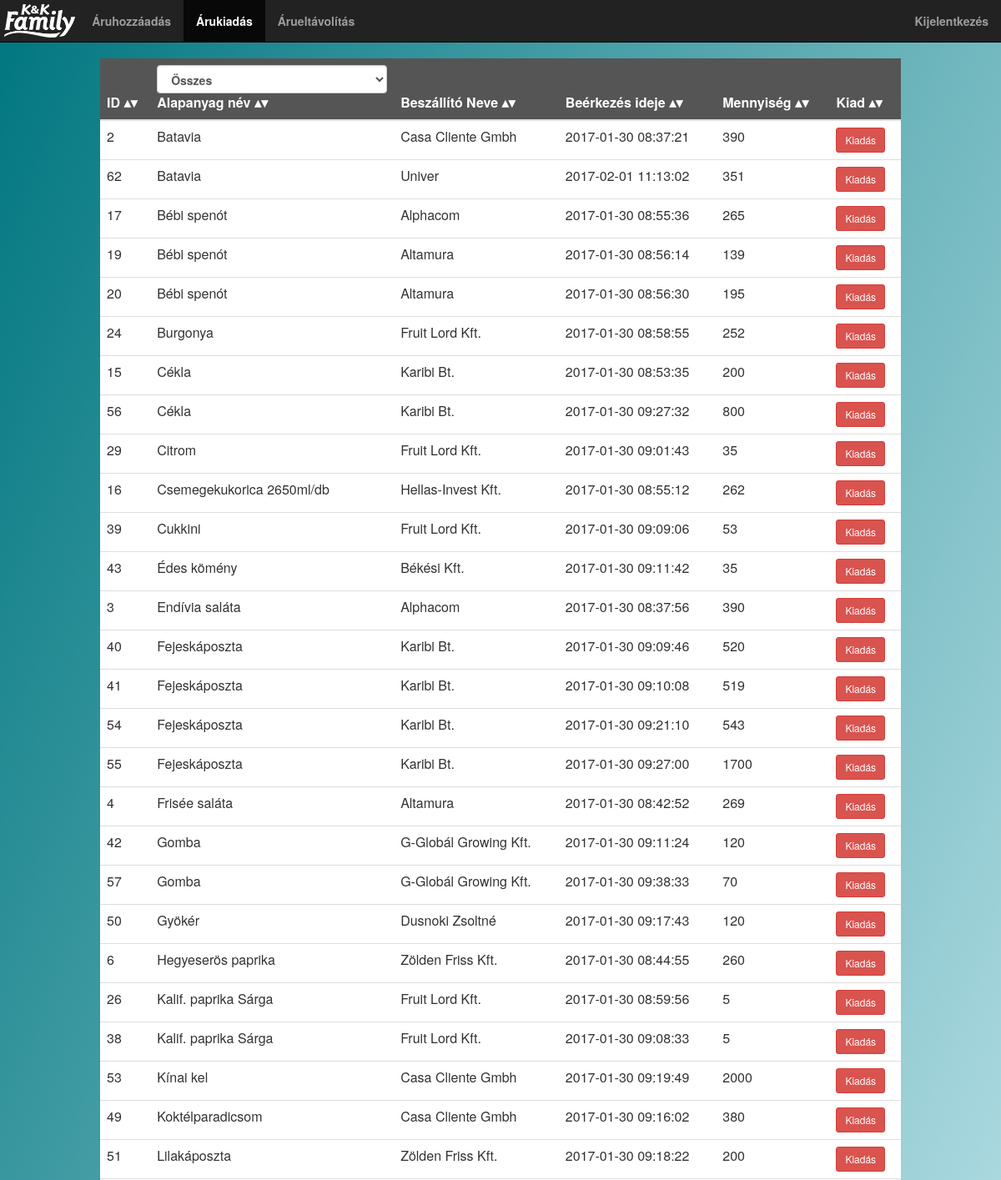
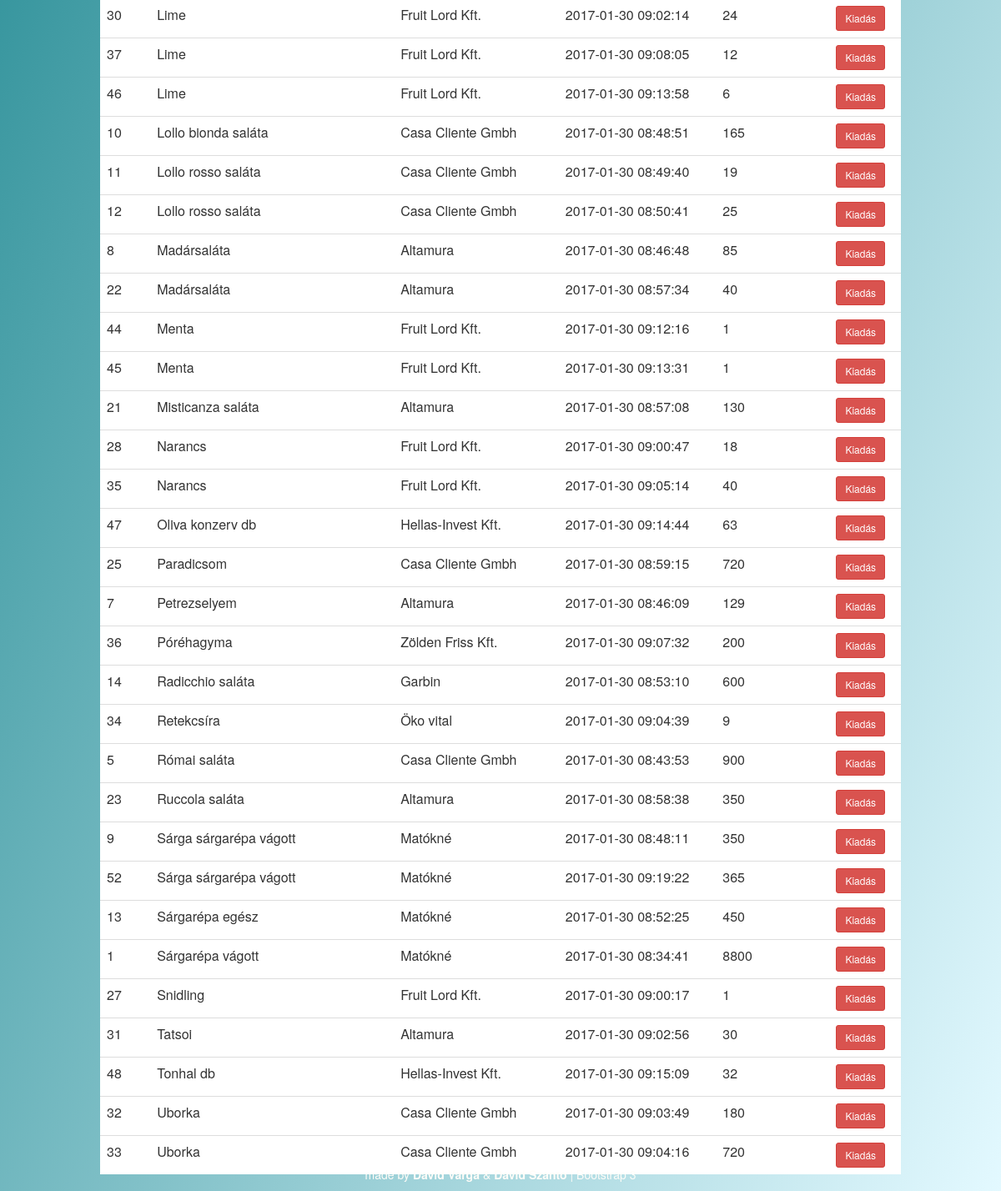
The page /tablet/kiadas.php on the database as committed earlier (2 pictures, top to bottom).
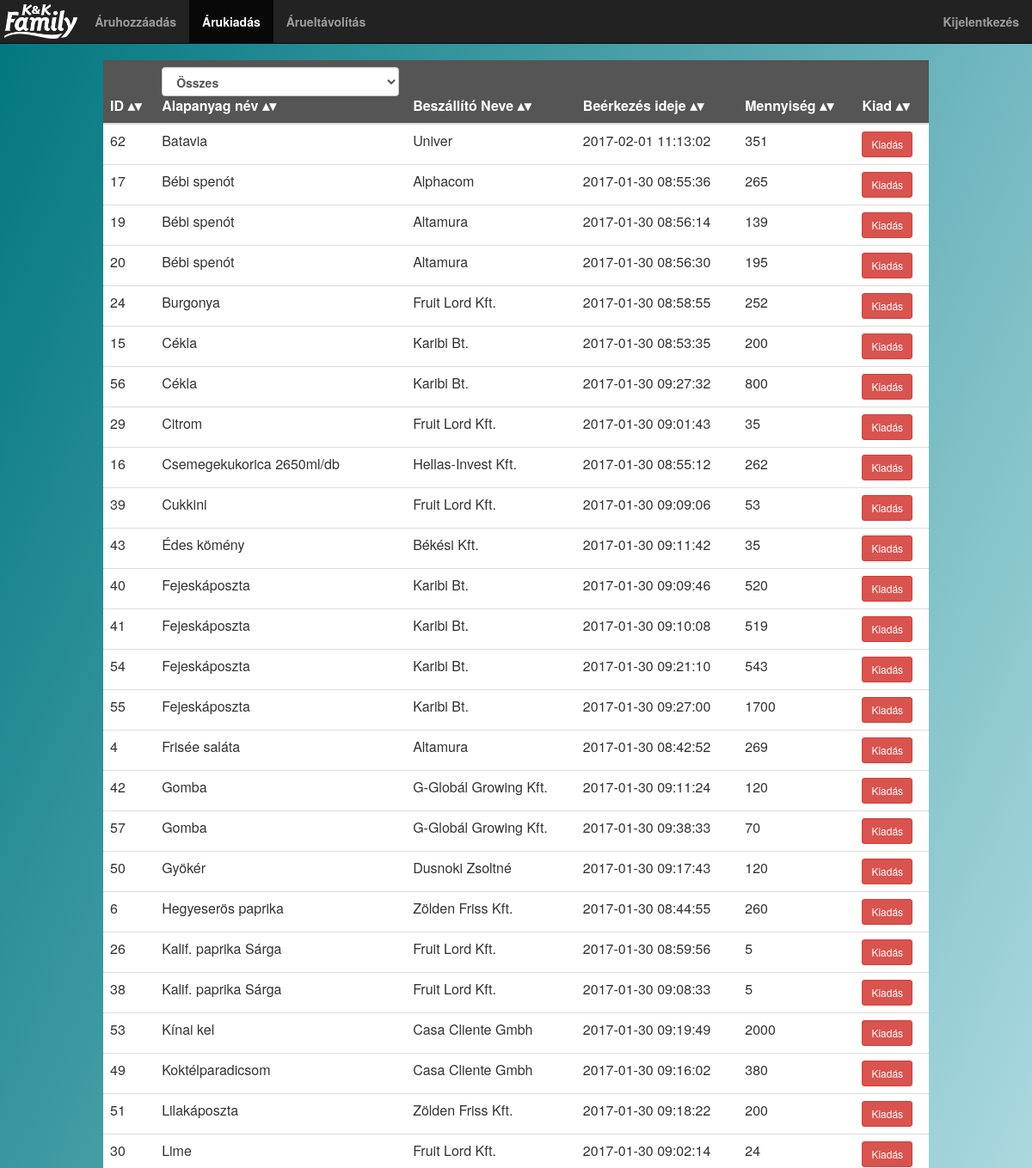
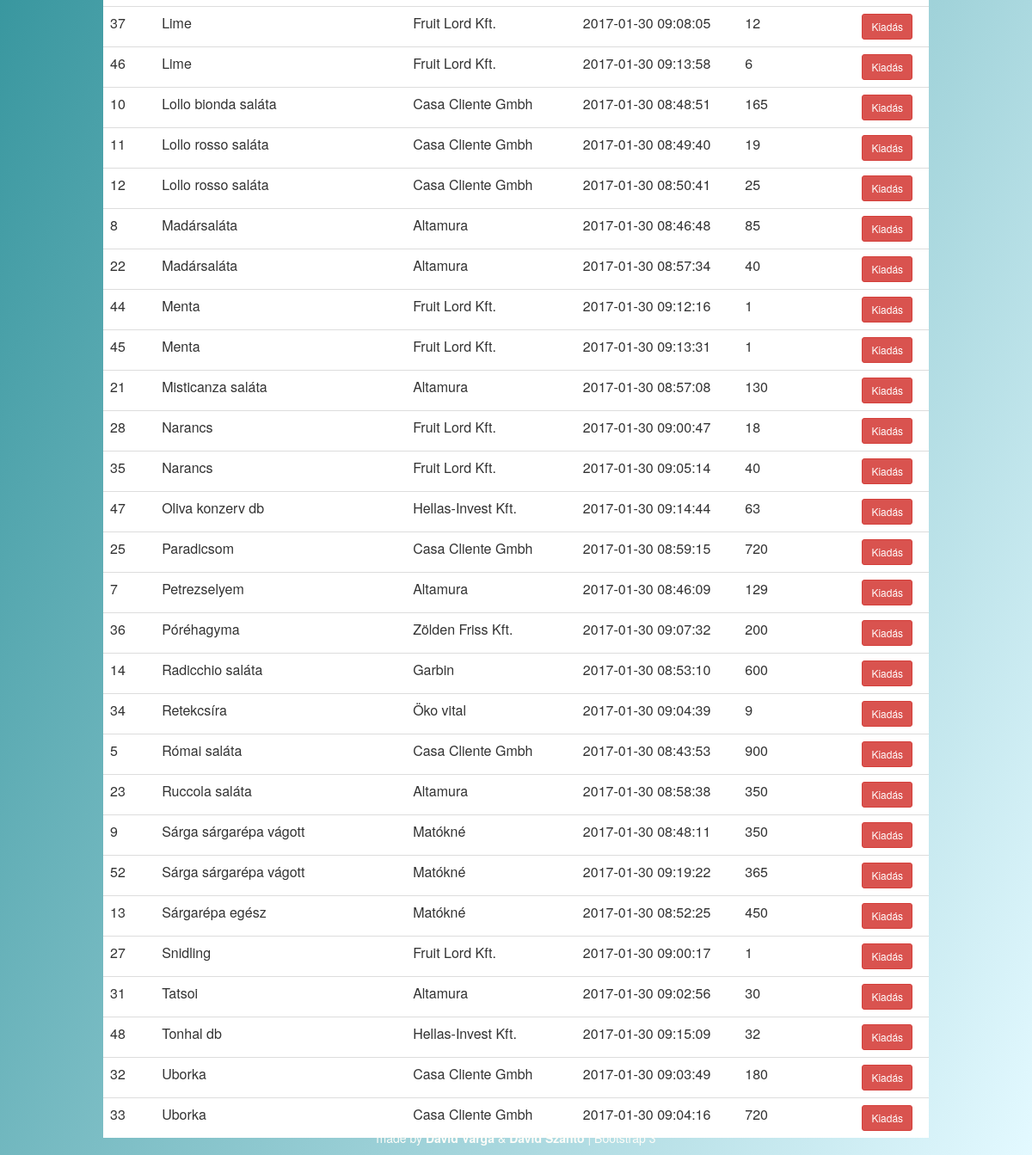
The same page on the database as committed later (2 pictures, top to bottom).
### tables this page shows
CREATE TABLE `pallet` (
  `id` int(11) NOT NULL,
  `quantity_form_id` int(11) NOT NULL,
  `product_id` int(11) NOT NULL,
  `supplier_id` int(11) NOT NULL,
  `time` timestamp NOT NULL DEFAULT CURRENT_TIMESTAMP,
  `amount` int(11) NOT NULL,
  `user_id` int(11) NOT NULL,
  `deleted` tinyint(1) NOT NULL DEFAULT '0'
);

CREATE TABLE `product` (
  `id` int(11) NOT NULL,
  `name` varchar(50) NOT NULL,
  `category_id` int(11) NOT NULL,
  `type` int(11) NOT NULL,
  `deleted` tinyint(1) NOT NULL DEFAULT '0'
);

CREATE TABLE `supplier` (
  `id` int(11) NOT NULL,
  `name` varchar(100) NOT NULL,
  `address` varchar(100) NOT NULL,
  `deleted` tinyint(1) NOT NULL
);

### helper/contentgenerator.php (the view, shortened to what this page needs)
<?php
function palletOutput($id){
	if($id === ""){
		$filter  = "";
	}else{
		$filter  = "and pr.id = '".$id."' ";
	}
	$mysqli = connect();
	if($results = $mysqli->query(
			"select p.id as id, pr.name as product, s.name as supplier,p.time as time,
IFNULL(p.amount,0) - IFNULL(t1.trash,0) - IFNULL(t1.output,0) as rest
from pallet p
INNER JOIN product pr on p.product_id = pr.id ".$filter."
INNER JOIN supplier s on s.id = p.supplier_id
LEFT JOIN (
    select t2.id as id ,t3.amount as trash,t2.amount as output from
		(
           SELECT pallet_id as id, sum(amount) as amount from output WHERE deleted = false group by pallet_id
        ) t2
		LEFT JOIN
		(
           SELECT pallet_id as id, sum(amount) as amount from trash WHERE deleted = false group by pallet_id
        ) t3
		ON t2.id = t3.id
		UNION
	select t2.id as id ,t3.amount as trash,t2.amount as output from
		(
            SELECT pallet_id as id, sum(amount) as amount from output WHERE deleted = false group by pallet_id
        ) t2
		RIGHT JOIN
		(
            SELECT pallet_id as id, sum(amount) as amount from trash WHERE deleted = false group by pallet_id
        ) t3
		ON t2.id = t3.id
 ) t1
 on p.id = t1.id
HAVING rest > 0 ORDER BY product, time
			")){
	print '<table class="table table-hover sortable">';
	print '<thead>';
	print '<tr>';
	print '<th>ID</th>';
	print '<th>';
	productOptionOutput($id);
	print 'Alapanyag név';
	print '</th>';
	print '<th>Beszállító Neve</th>';
	print '<th>Beérkezés ideje</th>';
	print '<th>Mennyiség</th>';
	print '<th>Kiad</th>';
	print '</tr>';
	print '</thead>';
	$firstprods = array();
	while($row = $results->fetch_assoc()) {
		print '<tr>';
		print '<td>'.$row["id"].'</td>';
		print '<td>'.$row["product"].'</td>';
		print '<td>'.$row["supplier"].'</td>';
		print '<td>'.$row["time"].'</td>';
		print '<td>'.$row["rest"].'</td>';
		if(in_array($row["product"],$firstprods))
		{
			print '<td><button class="btn btn-sm btn-danger" onclick="olderOutput('.$row["id"].','.$row["rest"].')">Kiadás</button></td>';
		}else{
			print '<td><button class="btn btn-sm btn-danger" onclick="output('.$row["id"].','.$row["rest"].')">Kiadás</button></td>';
			array_push($firstprods,$row["product"]);
		}
		print '</tr>';
	}
	print '</table>';
	}else{
		print mysqli_error($mysqli);
		print "hiba";
	}
}
function productOptionOutput($filter){
	$mysqli = connect();
	$results = $mysqli->query("SELECT * FROM product where deleted = false order by name");
	print '<select id="prod_select" onchange="filterProdOutput()" class="form-control">';
	print '<option  value=""> Összes </option>';
	print '</select>';
}
?>

### common/header.php (shortened to what this page needs)
<html>
	<head>
		<?php
		$version = rand();
		?>
		<link href="../js/bootstrap-3.3.7-dist/css/bootstrap.min.css" rel="stylesheet">
		<link rel="stylesheet" type="text/css" href="../css/styles.css?v=<?php echo $version;?>">
	</head>
	<body class="admin">
		<?php
			require('../helper/contentgenerator.php');
			if($selected == "admin")
				require("../common/adminnavbar.php");
			else
				require("../common/tabletnavbar.php");
		?>

### common/tabletnavbar.php (shortened to what this page needs)
<nav class="navbar navbar-inverse navbar-fixed-top">
	<div class="container-fluid">
		<div class="navbar-header">
      		<a class="navbar-brand" href=""><img alt="KK Family" src="../img/kkfamily_logo.png"></a>
    	</div>
		<div class="collapse navbar-collapse" id="bs-example-navbar-collapse-1">
			<ul class="nav navbar-nav">
				<li <?php if($selector =="bevetel"){ echo "class=\"active\"";} ?> ><a href="bevetel.php">Áruhozzáadás<span class="sr-only">(current)</span></a></li>
				<li <?php if($selector =="kiadas"){ echo "class=\"active\"";} ?> ><a href="kiadas.php">Árukiadás</a></li>
				<li <?php if($selector =="spare"){ echo "class=\"active\"";} ?> ><a href="spare.php">Árueltávolítás</a></li>
			</ul>
			<ul class="nav navbar-nav navbar-right">
				<li><a href="../logout.php">Kijelentkezés</a></li>
			</ul>
		</div>
	</div>
</nav>

### tablet/kiadas.php
<?php
$selected="tablet";
$selector="kiadas";
require("../common/header.php");
if(isset($_GET["filter"])){
	if($_GET["filter"] == "prod"){
		palletOutput($_GET["id"]);
	}
}else{
	palletOutput("");
}
require("../common/footer.php");
?>

### common/footer.php (shortened to what this page needs)
		<br/>
		<footer class="footer navbar-fixed-bottom">
            <div class="container text-center">
                <p style="font-color: #ffffff">made by <b>David Varga</b> &amp; <b>David Szanto</b> | Bootstrap 3</p>
            </div>
        </footer>
	</body>
</html>

### css/styles.css (style rules this page uses)
body { background: red; background: -webkit-linear-gradient(left top, #00767F, #E3F9FF); background: -o-linear-gradient(bottom right, #00767F, #E3F9FF); background: -moz-linear-gradient(bottom right, #00767F, #E3F9FF); background: linear-gradient(to bottom right, #00767F, #E3F9FF); background-repeat: no-repeat; padding-top: 70px; }
p { color: #fffdf9; }
a { color: #0F003B; font-weight: bold; }
.table { background-color: white; float: none; margin: 0 auto; width: 80%; }
thead { background-color: #555555; text-align:center; color:white; }
table.sortable th:not(.sorttable_sorted):not(.sorttable_sorted_reverse):not(.sorttable_nosort):after { content: " \25B4\25BE" }
.navbar-brand { padding: 5px; }
.navbar-brand>img { height: 100%; width: auto; }

Rows that differ between the two databases and show on the page:
removed pallet: id "2", product.name "Batavia", supplier.name "Casa Cliente Gmbh", time "2017-01-30 08:37:21", rest "390"
removed pallet: id "3", product.name "Endívia saláta", supplier.name "Alphacom", time "2017-01-30 08:37:56", rest "390"
removed pallet: id "1", product.name "Sárgarépa vágott", supplier.name "Matókné", time "2017-01-30 08:34:41", rest "8800"
